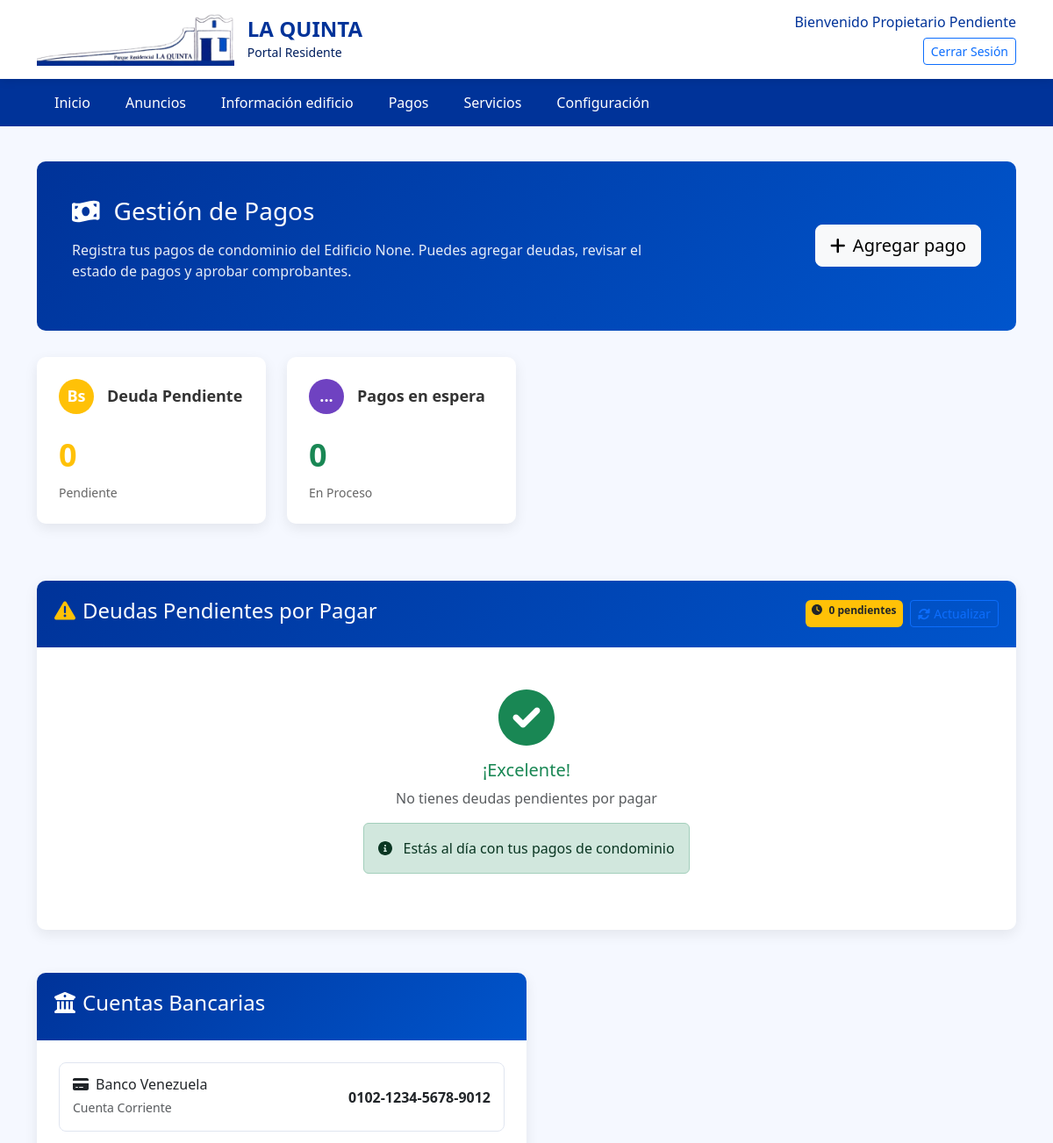
Before: /Vista/residente/pagos.php (signed in, upper part) with the older database file.
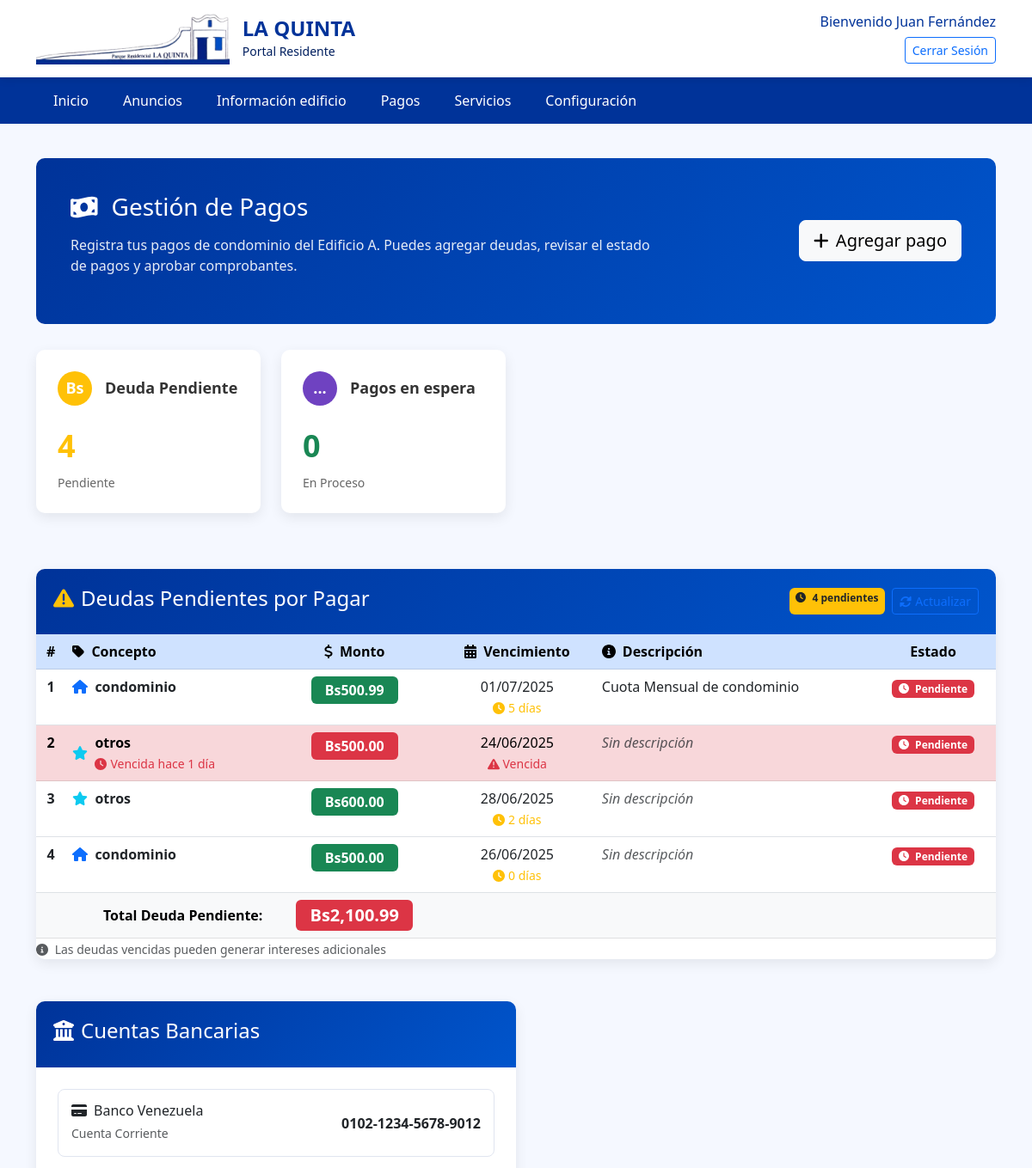
After: the same page with the newer database file.
### tables this page shows
CREATE TABLE `deudas` (
  `id` int(11) NOT NULL,
  `usuario` varchar(20) NOT NULL,
  `tipo_deuda` enum('condominio','otros') NOT NULL,
  `monto` decimal(10,2) NOT NULL,
  `fecha_vencimiento` date NOT NULL,
  `descripcion` text DEFAULT NULL,
  `fecha_creacion` timestamp NOT NULL DEFAULT current_timestamp(),
  `estado` enum('pendiente','en proceso','completo') NOT NULL DEFAULT 'pendiente',
  `Motivo` varchar(255) DEFAULT NULL
);

### Controlador/funciones/cantidadDeudas.php (called while the page is built, shortened)
<?php
function obtenerCantidadDeudasPorEstado(string $estado) {
    global $conexion;
    $usuario = $_SESSION['usuario'];
    $stmt = $conexion->prepare("SELECT COUNT(*) FROM deudas WHERE usuario = ? AND estado = ?");
    $stmt->bind_param('ss', $usuario, $estado);
    $stmt->execute();
    $stmt->bind_result($total);
    return $total;
}
?>

### Controlador/funciones/mostrardeuda.php (called while the page is built, shortened)
<?php
$usuario = $_SESSION['usuario'];
$sql = "SELECT id ,tipo_deuda, monto, fecha_vencimiento, descripcion, estado,Motivo FROM deudas WHERE usuario = ?";
$stmt = $conexion->prepare($sql);
$stmt->bind_param("s", $usuario);
$stmt->execute();
$result = $stmt->get_result();
$deudas = [];
while ($row = $result->fetch_assoc()) {
    $deudas[] = $row;
}
?>

### Vista/residente/pagos.php (the view, shortened to what the changed rows need)
<?php
include  '../../Controlador/conexion_bd_login.php';
?>
<!DOCTYPE html>
<html lang="es">
<head>
    <link href="https://cdnjs.cloudflare.com/ajax/libs/bootstrap/5.3.0/css/bootstrap.min.css" rel="stylesheet">
    <link href="https://cdnjs.cloudflare.com/ajax/libs/font-awesome/6.0.0/css/all.min.css" rel="stylesheet">
    <link rel="stylesheet" href="../css/inicio.css">
    <link rel="stylesheet" href="../css/pagos2.css">
</head>
<body>
   <header class="main-header">
        <div class="container">
            <div class="row align-items-center d-none d-md-flex">
                <div class="col-md-6">
                    <div class="logo-section">
                        <div class="logo-text">
                            <h1>LA QUINTA</h1>
                        </div>
                    </div>
                </div>
                <div class="col-md-6">
                    <div class="user-info">
                        <h5>Bienvenido <?php   echo $_SESSION['nombre_completo']; ?> </h5>
                        <div class="mt-2">
                            <a href="../../Controlador/funciones/logout.php" class="btn btn-outline-primary btn-sm">
                            </a>
                        </div>
                    </div>
                </div>
            </div>
        </div>
    </header>
    <main class="main-content">
        <div class="container">
            <div class="welcome-section">
                <div class="row align-items-center">
                    <div class="col-md-8">
                        <h2><i class="fas fa-money-bill-wave me-3"></i>Gestión de Pagos</h2>
                        <p>Registra tus pagos de condominio del Edificio <?php echo $_SESSION['Terraza'].$_SESSION['Edificio']; ?>. Puedes agregar deudas, revisar el estado de pagos y aprobar comprobantes.</p>
                    </div>
                </div>
            </div>
            <div class="row mb-4">
                <div class="col-md-3 col-sm-6 mb-3">
                    <div class="dashboard-card">
                        <div class="card-content">
                            <div class="stat-number text-warning">
                                <?php include '../../Controlador/funciones/cantidadDeudas.php';
                                $pendientes = obtenerCantidadDeudasPorEstado('pendiente');
                                echo $pendientes;
                                ?>
                            </div>
                             <div class="stat-label">Pendiente</div>
                        </div>
                    </div>
                </div>
                                   <?php
                              $enProceso = obtenerCantidadDeudasPorEstado('en proceso');
                                ?>
            </div>
<?php include '../../Controlador/funciones/mostrardeuda.php';  ?>
<div class="row mb-4">
    <div class="col-12">
        <div class="payment-card">
            <div class="payment-card-header d-flex justify-content-between align-items-center">
                <div class="d-flex gap-2">
                    <span class="badge bg-warning text-dark">
                        <i class="fas fa-clock me-1"></i>
                        <?php
                        $deudas_pendientes = array_filter($deudas ?? [], function($d) {
                            return in_array($d['estado'], ['pendiente', 'en proceso']);
                        });
                        $total_deudas = count($deudas_pendientes);
                        echo $total_deudas . ' pendiente' . ($total_deudas != 1 ? 's' : '');
                        ?>
                    </span>
                    <button class="btn btn-sm btn-outline-primary" onclick="location.reload()">
                        <i class="fas fa-sync-alt me-1"></i>Actualizar
                    </button>
                </div>
            </div>
            <div class="payment-card-body p-0">
                <?php if ($total_deudas > 0): ?>
                    <div class="table-responsive">
                        <table class="table table-hover mb-0">
                            <?php
                            $contador = 1;
                            $total_deuda = 0;
                            $mostrarMotivo = false;
                            ?>
                            <thead class="table-primary">
                                <tr>
                                    <th class="text-center">#</th>
                                    <th><i class="fas fa-tag me-2"></i>Concepto</th>
                                    <th class="text-center"><i class="fas fa-dollar-sign me-2"></i>Monto</th>
                                    <th class="text-center"><i class="fas fa-calendar-alt me-2"></i>Vencimiento</th>
                                    <th><i class="fas fa-info-circle me-2"></i>Descripción</th>
                                    <th class="text-center">Estado</th>
                                </tr>
                            </thead>
                            <tbody>
                                <?php
                                foreach ($deudas_pendientes as $deuda):
                                    $monto = floatval($deuda['monto']);
                                    if (in_array($deuda['estado'], ['pendiente', 'en proceso'])) {
                                        $total_deuda += $monto;
                                    }
                                    $fecha_vencimiento = new DateTime($deuda['fecha_vencimiento']);
                                    $fecha_actual = new DateTime();
                                    $esta_vencida = $fecha_vencimiento < $fecha_actual;
                                    $dias_vencida = $esta_vencida ? $fecha_actual->diff($fecha_vencimiento)->days : 0;
                                ?>
                                <tr class="<?= $esta_vencida ? 'table-danger' : '' ?>">
                                    <td class="text-center fw-bold"><?= $contador++ ?></td>
                                    <td>
                                        <div class="d-flex align-items-center">
                                            <div class="concept-icon me-2">
                                                <?php
                                                    switch(strtolower($deuda['tipo_deuda'])) {
                                                        case 'condominio':
                                                        case 'condominio mensual':
                                                            echo '<i class="fas fa-home text-primary"></i>';
                                                            break;
                                                        case 'otros':
                                                            echo '<i class="fas fa-star text-info"></i>';
                                                            break;
                                                    }
                                                ?>
                                            </div>
                                            <div>
                                                <strong><?= htmlspecialchars($deuda['tipo_deuda']) ?></strong>
                                                <?php if ($esta_vencida): ?>
                                                    <br><small class="text-danger"><i class="fas fa-clock me-1"></i>Vencida hace <?= $dias_vencida ?> día<?= $dias_vencida != 1 ? 's' : '' ?></small>
                                                <?php endif; ?>
                                            </div>
                                        </div>
                                    </td>
                                    <td class="text-center">
                                        <span class="badge bg-<?= $esta_vencida ? 'danger' : 'success' ?> fs-6 px-3 py-2">
                                            Bs<?= number_format($monto, 2) ?>
                                        </span>
                                    </td>
                                    <td class="text-center">
                                        <?= date('d/m/Y', strtotime($deuda['fecha_vencimiento'])) ?>
                                        <?php if ($esta_vencida): ?>
                                            <br><small class="text-danger"><i class="fas fa-exclamation-triangle"></i> Vencida</small>
                                        <?php else:
                                            $dias_restantes = $fecha_actual->diff($fecha_vencimiento)->days;
                                            if ($dias_restantes <= 7): ?>
                                                <br><small class="text-warning"><i class="fas fa-clock"></i> <?= $dias_restantes ?> día<?= $dias_restantes != 1 ? 's' : '' ?></small>
                                            <?php endif;
                                        endif; ?>
                                    </td>
                                    <td>
                                        <?php
                                        $descripcion = htmlspecialchars($deuda['descripcion']);
                                        echo $descripcion ? (strlen($descripcion) > 60
                                            ? '<span title="' . $descripcion . '">' . substr($descripcion, 0, 60) . '...</span>'
                                            : $descripcion)
                                            : '<em class="text-muted">Sin descripción</em>';
                                        ?>
                                    </td>
                                    <td class="text-center">
                                        <?php if ($deuda['estado'] === 'en proceso'): ?>
                                            <span class="badge bg-info text-white"><i class="fas fa-spinner fa-spin me-1"></i> En proceso</span>
                                        <?php elseif ($deuda['estado'] === 'pendiente'): ?>
                                            <span class="badge bg-danger"><i class="fas fa-clock me-1"></i> Pendiente</span>
                                        <?php endif; ?>
                                    </td>
                                </tr>
                                <?php endforeach; ?>
                            </tbody>
                            <tfoot class="table-light">
                                <tr>
                                    <td colspan="2" class="text-end fw-bold">Total Deuda Pendiente:</td>
                                    <td class="text-center">
                                        <span class="badge bg-danger fs-5 px-3 py-2">
                                            Bs<?= number_format($total_deuda, 2) ?>
                                        </span>
                                    </td>
                                    <td colspan="<?= $mostrarMotivo ? '4' : '3' ?>"></td>
                                </tr>
                            </tfoot>
                        </table>
                    </div>
                <?php else: ?>
                    <div class="empty-state text-center py-5">
                        <div class="empty-icon mb-3">
                            <i class="fas fa-check-circle text-success" style="font-size: 4rem;"></i>
                        </div>
                        <h5 class="text-success mb-2">¡Excelente!</h5>
                        <p class="text-muted mb-3">No tienes deudas pendientes por pagar</p>
                        <div class="alert alert-success d-inline-block">
                            <i class="fas fa-info-circle me-2"></i>
                            Estás al día con tus pagos de condominio
                        </div>
                    </div>
                <?php endif; ?>
            </div>
            <?php if ($total_deudas > 0): ?>
            <div class="payment-card-footer">
                <div class="row align-items-center">
                    <div class="col-md-6">
                        <small class="text-muted">
                            <i class="fas fa-info-circle me-1"></i>
                            Las deudas vencidas pueden generar intereses adicionales
                        </small>
                    </div>
                </div>
            </div>
            <?php endif; ?>
        </div>
    </div>
</div>
            </div>
    </main>
    </body>
</html>

Changed rows visible on the page:
added deudas: tipo_deuda "condominio", monto "500.99", fecha_vencimiento "01/07/2025", shows "s", descripcion "Cuota Mensual de condominio", estado "pendiente" (drawn)
added deudas: tipo_deuda "otros", monto "500.00", fecha_vencimiento "24/06/2025", shows "Vencida", descripcion "Sin descripción", estado "pendiente" (drawn)
added deudas: tipo_deuda "otros", monto "600.00", fecha_vencimiento "28/06/2025", descripcion "Sin descripción", estado "pendiente" (drawn)
added deudas: tipo_deuda "condominio", monto "500.00", fecha_vencimiento "26/06/2025", shows "s", descripcion "Sin descripción", estado "pendiente" (drawn)
Other visible differences:
$_SESSION['nombre_completo']: "Propietario Pendiente" → "Juan Fernández"
$_SESSION['Edificio']: "None" → "A"
$pendientes: "0" → "4"
$total_deudas: "0" → "4"
$total_deuda: (not shown) → "2,100.99"
text no longer shown: "¡Excelente! No tienes deudas pendientes por pagar Estás al día con tus pagos de condominio"
text now shown: "# Concepto Monto Vencimiento Descripción Estado Total Deuda Pendiente: Bs Las deudas vencidas pueden generar intereses adicionales"
